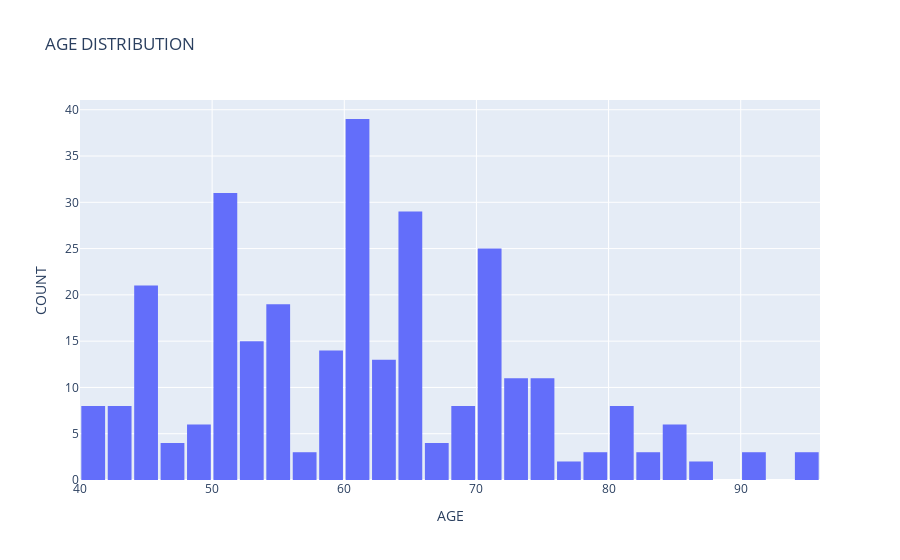

The notebook cell saved with this chart:
### Code cell
fig = go.Figure()
fig.add_trace(go.Histogram(
    x = df['age'],
    xbins=dict( 
        start=20,
        end=95,
        size=2
    ), 
    opacity=1
))

fig.update_layout(
    title_text='AGE DISTRIBUTION',
    xaxis_title_text='AGE',
    yaxis_title_text='COUNT', 
    bargap=0.10,
    xaxis =  {'showgrid': True },
    yaxis = {'showgrid': True },
    template = 'plotly'
)

fig.show()

### Figure 1 — Plotly figure (JSON) as saved in the notebook; plotly's stock layout.template omitted (floating-point values rounded to 4 significant figures; data arrays with more than 128 entries replaced by an {"elided": "..."} marker saying what was removed)
{"data": [{"opacity": 1, "type": "histogram", "x": {"elided": "299 float values"}, "xbins": {"end": 95, "size": 2, "start": 20}}], "layout": {"bargap": 0.1, "title": {"text": "AGE DISTRIBUTION"}, "xaxis": {"showgrid": true, "title": {"text": "AGE"}}, "yaxis": {"showgrid": true, "title": {"text": "COUNT"}}}}
